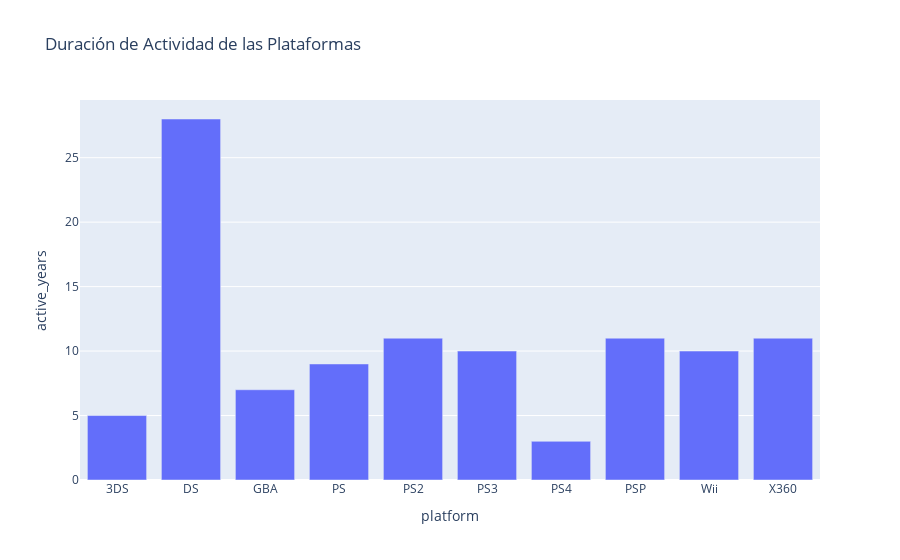

The notebook cell this image was saved under:
### Code cell
# Calcular el primer y último año de ventas para cada plataforma
platform_years = top_seller_df.groupby('platform')['year_of_release'].agg(['min', 'max']).reset_index()

# Calcular el tiempo activo de cada plataforma
platform_years['active_years'] = platform_years['max'] - platform_years['min']

# Visualizar la duración de actividad de cada plataforma
fig = px.bar(platform_years, x='platform', y='active_years', title='Duración de Actividad de las Plataformas')
fig.show()

# Promedio del tiempo que tardan en aparecer y desaparecer
average_active_years = platform_years['active_years'].mean()
print(f'Podemos notar que el tiempo promedio de una plataforma con mayor venta es de: {average_active_years:.2f} años.')

### Figure 1 — Plotly figure (JSON) as saved in the notebook; plotly's stock layout.template omitted (floating-point values rounded to 4 significant figures)
{"data": [{"alignmentgroup": "True", "hovertemplate": "platform=%{x}<br>active_years=%{y}<extra></extra>", "legendgroup": "", "marker": {"color": "#636efa", "pattern": {"shape": ""}}, "name": "", "offsetgroup": "", "orientation": "v", "showlegend": false, "textposition": "auto", "type": "bar", "x": ["3DS", "DS", "GBA", "PS", "PS2", "PS3", "PS4", "PSP", "Wii", "X360"], "xaxis": "x", "y": [5, 28, 7, 9, 11, 10, 3, 11, 10, 11], "yaxis": "y"}], "layout": {"barmode": "relative", "legend": {"tracegroupgap": 0}, "title": {"text": "Duración de Actividad de las Plataformas"}, "xaxis": {"anchor": "y", "domain": [0, 1], "title": {"text": "platform"}}, "yaxis": {"anchor": "x", "domain": [0, 1], "title": {"text": "active_years"}}}}
